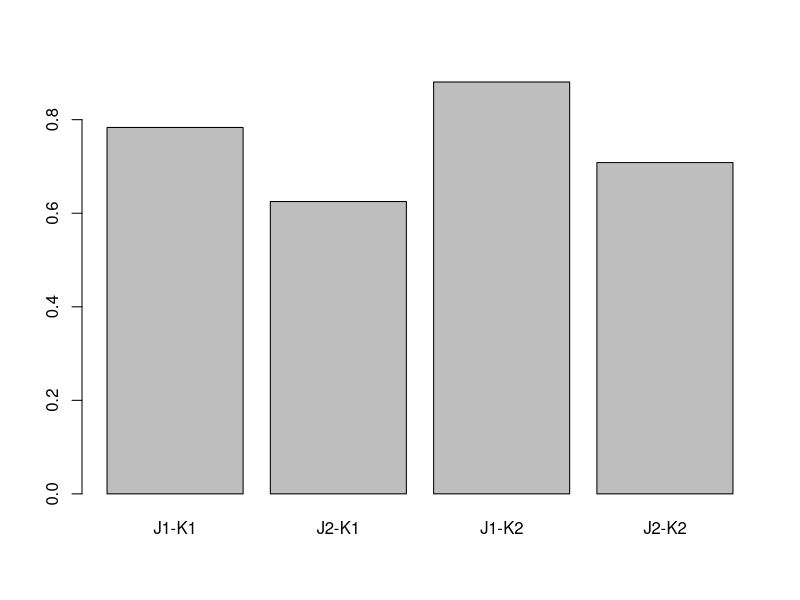

This chart was generated by the following R code:
### make data

nTrials = 12
nSubs = 30

fake <- expand.grid(trial = 1:nTrials, ppt = 1:nSubs, J = c('J1', 'J2'), K = c('K1', 'K2'), stringsAsFactors = T)

B0 <- 1.5 # grand mean
B1 <- .5 # main effect of J
B2 <- -.3 # main effect of K
s <- rnorm(nSubs, 0, 1)

# there are two true main effects and no interaction
logitSuccess <- with(fake, B0 + c(B1, -B1)[J] + c(B2, -B2)[K] + s[ppt])

logistic <- function(x){
  1/(1 + exp(-x))
}

fake$y <- rbinom(n = length(logitSuccess), size = 1, prob = logistic(logitSuccess))

write.csv(fake, 'fakeData.csv')

with(aggregate(y ~ J + K, data = fake, FUN = mean), barplot(y, names.arg = paste(J,K, sep = '-')))

